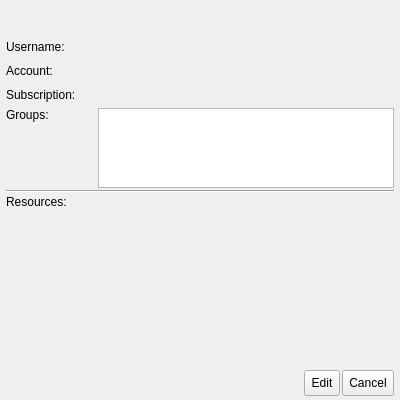
<ui version="4.0" >
 <class>contactinfo</class>
 <widget class="QWidget" name="contactinfo" >
  <property name="geometry" >
   <rect>
    <x>0</x>
    <y>0</y>
    <width>400</width>
    <height>400</height>
   </rect>
  </property>
  <property name="sizePolicy" >
   <sizepolicy vsizetype="Fixed" hsizetype="Fixed" >
    <horstretch>0</horstretch>
    <verstretch>0</verstretch>
   </sizepolicy>
  </property>
  <property name="minimumSize" >
   <size>
    <width>400</width>
    <height>400</height>
   </size>
  </property>
  <property name="maximumSize" >
   <size>
    <width>400</width>
    <height>400</height>
   </size>
  </property>
  <property name="windowIcon" >
   <iconset>info.png</iconset>
  </property>
  <property name="_yate_destroyonhide" stdset="0" >
   <bool>true</bool>
  </property>
  <property name="_yate_window" stdset="0" >
   <bool>true</bool>
  </property>
  <layout class="QVBoxLayout" >
   <property name="spacing" >
    <number>2</number>
   </property>
   <property name="leftMargin" >
    <number>6</number>
   </property>
   <property name="topMargin" >
    <number>4</number>
   </property>
   <property name="rightMargin" >
    <number>6</number>
   </property>
   <property name="bottomMargin" >
    <number>4</number>
   </property>
   <item>
    <widget class="QLabel" name="name" >
     <property name="enabled" >
      <bool>true</bool>
     </property>
     <property name="sizePolicy" >
      <sizepolicy vsizetype="Fixed" hsizetype="Expanding" >
       <horstretch>0</horstretch>
       <verstretch>0</verstretch>
      </sizepolicy>
     </property>
     <property name="minimumSize" >
      <size>
       <width>0</width>
       <height>30</height>
      </size>
     </property>
     <property name="maximumSize" >
      <size>
       <width>16777215</width>
       <height>30</height>
      </size>
     </property>
     <property name="styleSheet" >
      <string>font-size:16px;&#xd;
color:blue;</string>
     </property>
     <property name="text" >
      <string/>
     </property>
    </widget>
   </item>
   <item>
    <layout class="QHBoxLayout" >
     <item>
      <widget class="QLabel" name="label_username" >
       <property name="enabled" >
        <bool>true</bool>
       </property>
       <property name="sizePolicy" >
        <sizepolicy vsizetype="Fixed" hsizetype="Fixed" >
         <horstretch>0</horstretch>
         <verstretch>0</verstretch>
        </sizepolicy>
       </property>
       <property name="minimumSize" >
        <size>
         <width>90</width>
         <height>0</height>
        </size>
       </property>
       <property name="maximumSize" >
        <size>
         <width>90</width>
         <height>16777215</height>
        </size>
       </property>
       <property name="text" >
        <string>Username:</string>
       </property>
       <property name="indent" >
        <number>0</number>
       </property>
      </widget>
     </item>
     <item>
      <widget class="QLabel" name="username" >
       <property name="enabled" >
        <bool>true</bool>
       </property>
       <property name="sizePolicy" >
        <sizepolicy vsizetype="Fixed" hsizetype="Expanding" >
         <horstretch>0</horstretch>
         <verstretch>0</verstretch>
        </sizepolicy>
       </property>
       <property name="minimumSize" >
        <size>
         <width>0</width>
         <height>22</height>
        </size>
       </property>
       <property name="maximumSize" >
        <size>
         <width>16777215</width>
         <height>22</height>
        </size>
       </property>
       <property name="text" >
        <string/>
       </property>
      </widget>
     </item>
    </layout>
   </item>
   <item>
    <layout class="QHBoxLayout" >
     <item>
      <widget class="QLabel" name="label_account" >
       <property name="enabled" >
        <bool>true</bool>
       </property>
       <property name="sizePolicy" >
        <sizepolicy vsizetype="Fixed" hsizetype="Fixed" >
         <horstretch>0</horstretch>
         <verstretch>0</verstretch>
        </sizepolicy>
       </property>
       <property name="minimumSize" >
        <size>
         <width>90</width>
         <height>0</height>
        </size>
       </property>
       <property name="maximumSize" >
        <size>
         <width>90</width>
         <height>16777215</height>
        </size>
       </property>
       <property name="text" >
        <string>Account:</string>
       </property>
       <property name="indent" >
        <number>0</number>
       </property>
      </widget>
     </item>
     <item>
      <widget class="QLabel" name="account" >
       <property name="enabled" >
        <bool>true</bool>
       </property>
       <property name="sizePolicy" >
        <sizepolicy vsizetype="Fixed" hsizetype="Expanding" >
         <horstretch>0</horstretch>
         <verstretch>0</verstretch>
        </sizepolicy>
       </property>
       <property name="minimumSize" >
        <size>
         <width>0</width>
         <height>22</height>
        </size>
       </property>
       <property name="maximumSize" >
        <size>
         <width>16777215</width>
         <height>22</height>
        </size>
       </property>
       <property name="text" >
        <string/>
       </property>
      </widget>
     </item>
    </layout>
   </item>
   <item>
    <layout class="QHBoxLayout" >
     <item>
      <widget class="QLabel" name="label_subscription" >
       <property name="enabled" >
        <bool>true</bool>
       </property>
       <property name="sizePolicy" >
        <sizepolicy vsizetype="Fixed" hsizetype="Fixed" >
         <horstretch>0</horstretch>
         <verstretch>0</verstretch>
        </sizepolicy>
       </property>
       <property name="minimumSize" >
        <size>
         <width>90</width>
         <height>0</height>
        </size>
       </property>
       <property name="maximumSize" >
        <size>
         <width>90</width>
         <height>16777215</height>
        </size>
       </property>
       <property name="text" >
        <string>Subscription:</string>
       </property>
       <property name="indent" >
        <number>0</number>
       </property>
      </widget>
     </item>
     <item>
      <widget class="QLabel" name="subscription" >
       <property name="enabled" >
        <bool>true</bool>
       </property>
       <property name="sizePolicy" >
        <sizepolicy vsizetype="Fixed" hsizetype="Expanding" >
         <horstretch>0</horstretch>
         <verstretch>0</verstretch>
        </sizepolicy>
       </property>
       <property name="minimumSize" >
        <size>
         <width>0</width>
         <height>22</height>
        </size>
       </property>
       <property name="maximumSize" >
        <size>
         <width>16777215</width>
         <height>22</height>
        </size>
       </property>
       <property name="text" >
        <string/>
       </property>
      </widget>
     </item>
    </layout>
   </item>
   <item>
    <layout class="QHBoxLayout" >
     <item>
      <widget class="QLabel" name="label_groups" >
       <property name="enabled" >
        <bool>true</bool>
       </property>
       <property name="sizePolicy" >
        <sizepolicy vsizetype="Fixed" hsizetype="Fixed" >
         <horstretch>0</horstretch>
         <verstretch>0</verstretch>
        </sizepolicy>
       </property>
       <property name="minimumSize" >
        <size>
         <width>90</width>
         <height>80</height>
        </size>
       </property>
       <property name="maximumSize" >
        <size>
         <width>90</width>
         <height>80</height>
        </size>
       </property>
       <property name="text" >
        <string>Groups:</string>
       </property>
       <property name="alignment" >
        <set>Qt::AlignLeading|Qt::AlignLeft|Qt::AlignTop</set>
       </property>
       <property name="indent" >
        <number>0</number>
       </property>
      </widget>
     </item>
     <item>
      <widget class="QListWidget" name="groups" >
       <property name="sizePolicy" >
        <sizepolicy vsizetype="Fixed" hsizetype="Expanding" >
         <horstretch>0</horstretch>
         <verstretch>0</verstretch>
        </sizepolicy>
       </property>
       <property name="minimumSize" >
        <size>
         <width>0</width>
         <height>80</height>
        </size>
       </property>
       <property name="maximumSize" >
        <size>
         <width>16777215</width>
         <height>80</height>
        </size>
       </property>
       <property name="alternatingRowColors" >
        <bool>false</bool>
       </property>
       <property name="selectionMode" >
        <enum>QAbstractItemView::NoSelection</enum>
       </property>
      </widget>
     </item>
    </layout>
   </item>
   <item>
    <widget class="Line" name="line" >
     <property name="orientation" >
      <enum>Qt::Horizontal</enum>
     </property>
    </widget>
   </item>
   <item>
    <widget class="QLabel" name="label_resources" >
     <property name="enabled" >
      <bool>true</bool>
     </property>
     <property name="sizePolicy" >
      <sizepolicy vsizetype="Fixed" hsizetype="Expanding" >
       <horstretch>0</horstretch>
       <verstretch>0</verstretch>
      </sizepolicy>
     </property>
     <property name="minimumSize" >
      <size>
       <width>70</width>
       <height>0</height>
      </size>
     </property>
     <property name="maximumSize" >
      <size>
       <width>16777215</width>
       <height>16777215</height>
      </size>
     </property>
     <property name="text" >
      <string>Resources:</string>
     </property>
     <property name="indent" >
      <number>0</number>
     </property>
    </widget>
   </item>
   <item>
    <widget class="QFrame" name="frame_resources" >
     <property name="sizePolicy" >
      <sizepolicy vsizetype="Expanding" hsizetype="Expanding" >
       <horstretch>0</horstretch>
       <verstretch>0</verstretch>
      </sizepolicy>
     </property>
     <property name="_yate_uiwidget" stdset="0" >
      <bool>true</bool>
     </property>
     <property name="_yate_uiwidget_name" stdset="0" >
      <string>resources</string>
     </property>
     <property name="_yate_uiwidget_class" stdset="0" >
      <string>CustomTable</string>
     </property>
     <property name="_yate_uiwidget_params" stdset="0" >
      <stringlist>
       <string>property:sortingEnabled=false</string>
       <string>property:styleSheet=QTableWidget{background:white; selection-background-color: lightblue;}</string>
       <string>property:tabKeyNavigation=false</string>
       <string>property:_yate_horizontalheader=true</string>
       <string>property:_yate_notifyonenterpressed=false</string>
       <string>property:_yate_notifyitemchanged=false</string>
       <string>property:_yate_itemheight=0</string>
       <string>hheader_columns=Name,Audio,Status</string>
       <string>hheader_columns_size=120,50</string>
       <string>hheader_columns_resize=,fixed</string>
      </stringlist>
     </property>
    </widget>
   </item>
   <item>
    <layout class="QHBoxLayout" >
     <property name="topMargin" >
      <number>6</number>
     </property>
     <item>
      <spacer>
       <property name="orientation" >
        <enum>Qt::Horizontal</enum>
       </property>
       <property name="sizeHint" >
        <size>
         <width>40</width>
         <height>20</height>
        </size>
       </property>
      </spacer>
     </item>
     <item>
      <widget class="QToolButton" name="chatcontact_edit" >
       <property name="sizePolicy" >
        <sizepolicy vsizetype="Fixed" hsizetype="Minimum" >
         <horstretch>0</horstretch>
         <verstretch>0</verstretch>
        </sizepolicy>
       </property>
       <property name="minimumSize" >
        <size>
         <width>0</width>
         <height>26</height>
        </size>
       </property>
       <property name="maximumSize" >
        <size>
         <width>16777215</width>
         <height>26</height>
        </size>
       </property>
       <property name="toolTip" >
        <string>Edit the selected account</string>
       </property>
       <property name="text" >
        <string>Edit</string>
       </property>
       <property name="icon" >
        <iconset>edit.png</iconset>
       </property>
       <property name="toolButtonStyle" >
        <enum>Qt::ToolButtonTextBesideIcon</enum>
       </property>
       <property name="_yate_normal_icon" stdset="0" >
        <string>edit.png</string>
       </property>
       <property name="_yate_pressed_icon" stdset="0" >
        <string>edit_pressed.png</string>
       </property>
       <property name="_yate_hover_icon" stdset="0" >
        <string>edit_hover.png</string>
       </property>
       <property name="_yate_identity" stdset="0" >
        <string>chatcontact_edit</string>
       </property>
      </widget>
     </item>
     <item>
      <widget class="QToolButton" name="button_hide" >
       <property name="sizePolicy" >
        <sizepolicy vsizetype="Fixed" hsizetype="Minimum" >
         <horstretch>0</horstretch>
         <verstretch>0</verstretch>
        </sizepolicy>
       </property>
       <property name="minimumSize" >
        <size>
         <width>0</width>
         <height>26</height>
        </size>
       </property>
       <property name="maximumSize" >
        <size>
         <width>16777215</width>
         <height>26</height>
        </size>
       </property>
       <property name="text" >
        <string>Cancel</string>
       </property>
       <property name="icon" >
        <iconset>cancel.png</iconset>
       </property>
       <property name="toolButtonStyle" >
        <enum>Qt::ToolButtonTextBesideIcon</enum>
       </property>
       <property name="_yate_normal_icon" stdset="0" >
        <string>cancel.png</string>
       </property>
       <property name="_yate_pressed_icon" stdset="0" >
        <string>cancel_pressed.png</string>
       </property>
       <property name="_yate_hover_icon" stdset="0" >
        <string>cancel_hover.png</string>
       </property>
      </widget>
     </item>
    </layout>
   </item>
  </layout>
 </widget>
 <resources/>
 <connections/>
</ui>
